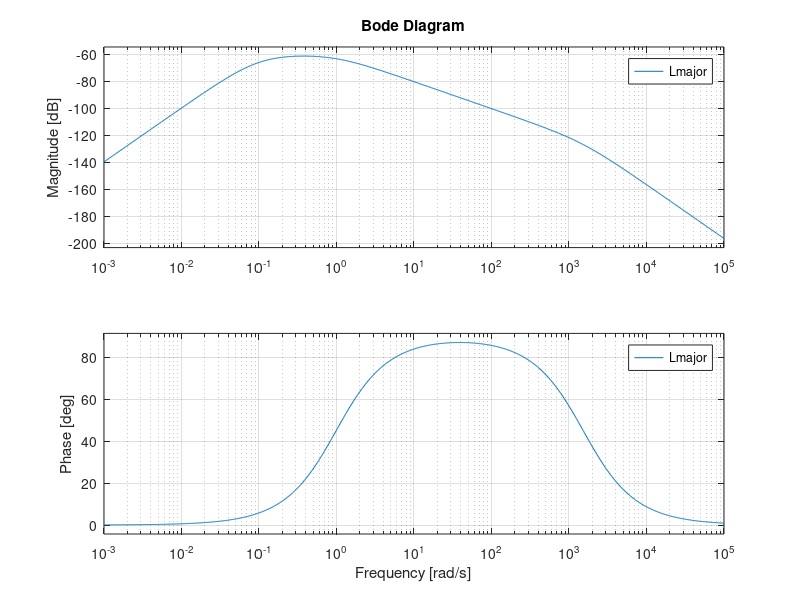

Reproduce this figure in MATLAB.
clc, clear all

s = tf('s');

% pendulum tf
g = 9.8; % m/sec^2
l = 0.0936; % m
tauL = sqrt(g/l); % sec

G = -s^2/g/((tauL*s + 1)*(tauL*s - 1));

%% series compensator tf (lag)

tau = 1;
alpha = 1;

K = alpha*(tau*s + 1)/(alpha*tau*s + 1);

%% motor tf
Ke = .0111; % V*sec/rad
tauM = .0596; % sec

M = 1/Ke/(1 + tauM*s); % Vout/Vin

% velocity minor loop
kV = 1;

Mc = M/(s*(1 + M*kV)); % X/Vin 

% position positive feedback
kP = 1;

Lminor = K*Mc*kP; % minor position loop TF
KM = K*Mc;

KMp = KM/(1 - kP*KM); % actual minor loop

Lmajor = KMp*G; % total loop TF
XoverTheta = KMp/(1 - G*KMp); % total TF

figure(1)
clf
bode(Lmajor)
hold on
% subplot(211)
% margin(M)
% subplot(212)
% step(M)
